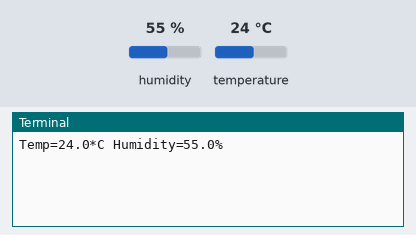
This program was run on a simulated Raspberry Pi (BCM pin numbers). Shown: the last lines printed to the terminal. Inputs (shaded band) come from the test bench; at power-on: humidity 55 %, temperature 24 °C. Web requests get an empty 200 reply after 0.4 s.

Above: at 2.0 s.
2.1 s: humidity set to 22 %
At 9.0 s:
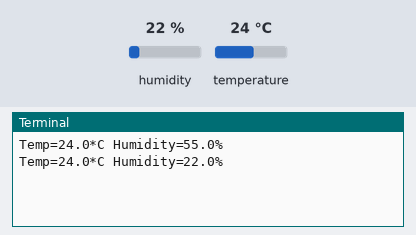
9.4 s: temperature set to 12 °C
At 14.7 s:
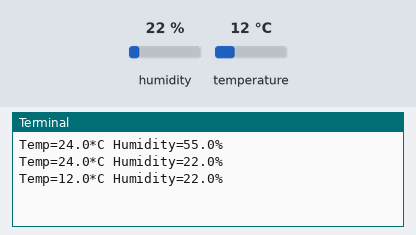
16.7 s: humidity set to 40 %
At 21.7 s:
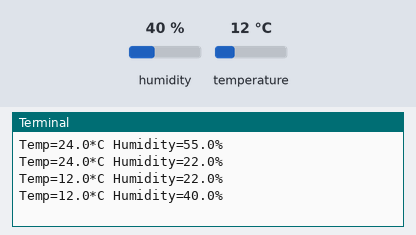
Timing chart, 0 to 23.2 s (numbered marks = the images above; inputs shaded):
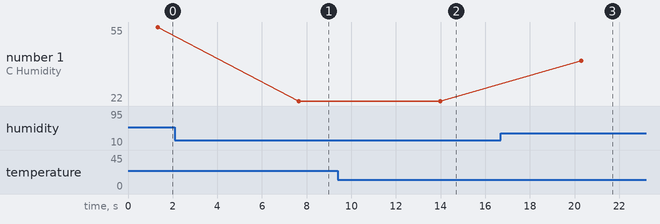

The program:

DHT11_Adafruit.py
```python
import time
import Adafruit_DHT
from Adafruit_IO import Client, Feed

DHT_DATA_PIN = 4

ADAFRUIT_IO_USERNAME = "aks****e"
ADAFRUIT_IO_KEY = "aio_s********vqPIR"

# Create an instance of the REST client.
aio = Client(ADAFRUIT_IO_USERNAME, ADAFRUIT_IO_KEY)

temperature_feed = aio.feeds('temp')
humidity_feed = aio.feeds('humidity')

dht22_sensor = Adafruit_DHT.DHT11

while True:

    try:
        humidity, temperature = Adafruit_DHT.read_retry(dht22_sensor, DHT_DATA_PIN)

        if humidity is not None and temperature is not None:
            print('Temp={0:0.1f}*C Humidity={1:0.1f}%'.format(temperature, humidity))

            temperature = '%.2f'%(temperature)
            humidity = '%.2f'%(humidity)
            aio.send(temperature_feed.key, str(temperature))
            aio.send(humidity_feed.key, str(humidity))
        else:
            print('Failed to get DHT22 Reading, trying again in ', DHT_READ_TIMEOUT, 'seconds')

        time.sleep(5)
    except:
        print("Exception occured..")
```

Measured:
- after the input at 2.1 s, the terminal: prints a new line after 5.6 s (image 1)
- after the input at 9.4 s, the terminal: prints a new line after 4.6 s (image 2)
- after the input at 16.7 s, the terminal: prints a new line after 3.6 s (image 3)
- plotted number 1: 55 → 22 after the input at 2.1 s, 22 → 40 after the input at 16.7 s
